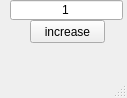
<?xml version="1.0" encoding="UTF-8"?>
<ui version="4.0">
 <class>MainWindow</class>
 <widget class="QMainWindow" name="MainWindow">
  <property name="geometry">
   <rect>
    <x>0</x>
    <y>0</y>
    <width>127</width>
    <height>98</height>
   </rect>
  </property>
  <property name="windowTitle">
   <string>MainWindow</string>
  </property>
  <widget class="QWidget" name="centralwidget">
   <widget class="QPushButton" name="pb">
    <property name="geometry">
     <rect>
      <x>30</x>
      <y>20</y>
      <width>75</width>
      <height>23</height>
     </rect>
    </property>
    <property name="text">
     <string>increase</string>
    </property>
   </widget>
   <widget class="QLineEdit" name="le">
    <property name="geometry">
     <rect>
      <x>10</x>
      <y>0</y>
      <width>113</width>
      <height>20</height>
     </rect>
    </property>
    <property name="text">
     <string>1</string>
    </property>
    <property name="alignment">
     <set>Qt::AlignCenter</set>
    </property>
   </widget>
  </widget>
  <widget class="QMenuBar" name="menubar">
   <property name="geometry">
    <rect>
     <x>0</x>
     <y>0</y>
     <width>127</width>
     <height>21</height>
    </rect>
   </property>
  </widget>
  <widget class="QStatusBar" name="statusbar"/>
 </widget>
 <resources/>
 <connections/>
</ui>
